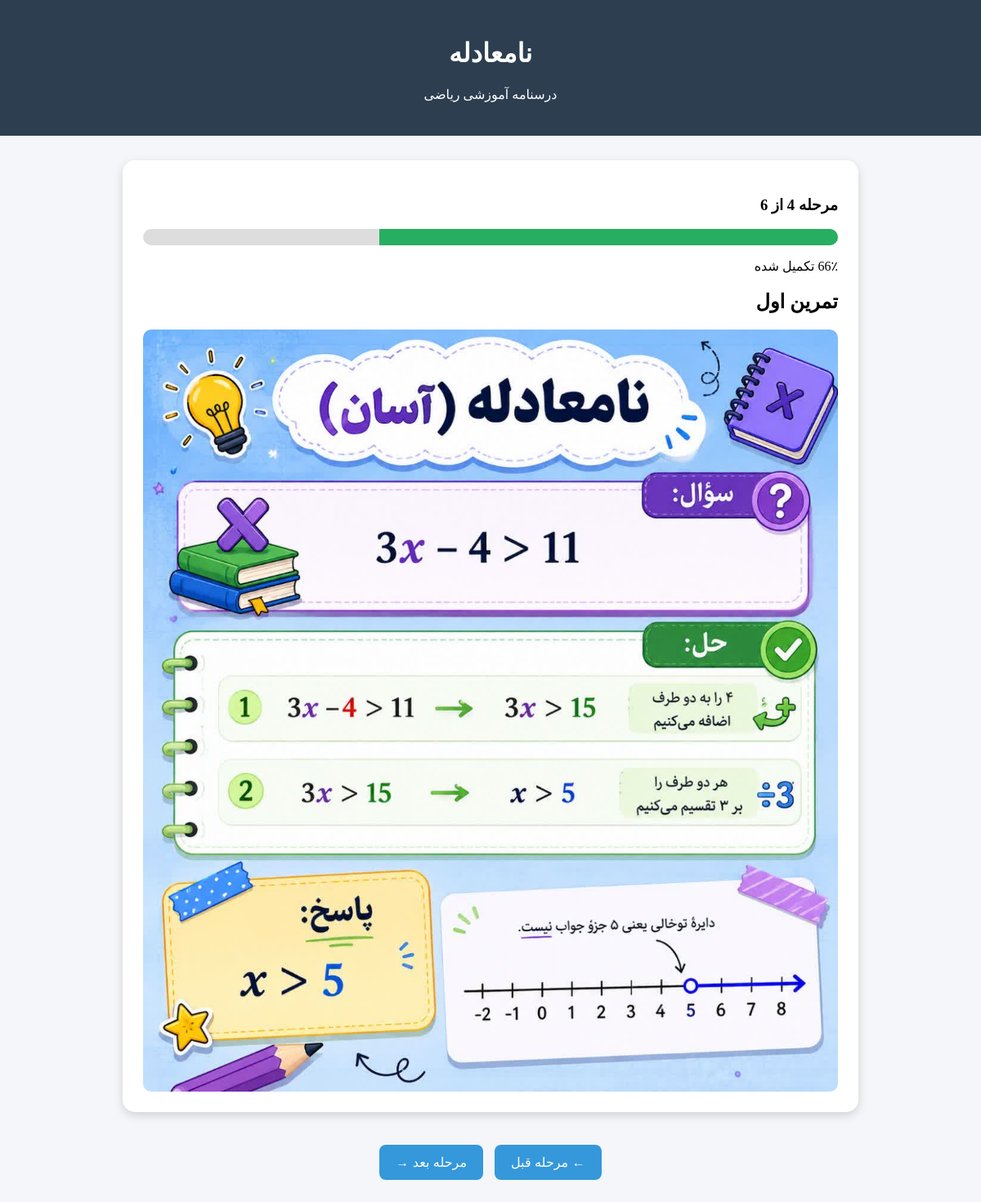
/lessons/3/4/, run on the app's committed database.
### lessons/models.py (models this page shows, shortened)
class Topic(models.Model):
    title = models.CharField(max_length=100)

class Step(models.Model):
    STEP_TYPES = (
        ('image', 'تصویر'),
        ('video', 'ویدیو'),
        ('question', 'سؤال'),
        ('finish', 'پایان'),
    )
    topic = models.ForeignKey(
        Topic,
        on_delete=models.CASCADE,
        related_name='steps'
    )
    title = models.CharField(max_length=200, blank=True)
    step_type = models.CharField(max_length=10, choices=STEP_TYPES)
    order = models.PositiveIntegerField()
    image = models.ImageField(upload_to='lesson_images/', blank=True, null=True)
    video = models.FileField(upload_to='lesson_videos/', blank=True, null=True)
    question = models.TextField(blank=True)
    analysis = models.TextField(blank=True)

### lessons/views.py (the view)
# urls.py: path('<int:topic_id>/<int:step_order>/', views.step_view, name='step_view'),
def step_view(request, topic_id, step_order):
    topic = get_object_or_404(Topic, id=topic_id)
    step = get_object_or_404(
        Step,
        topic=topic,
        order=step_order
    )
    total_steps = Step.objects.filter(topic=topic).count()
    progress = int((step_order / total_steps) * 100)
    next_step = Step.objects.filter(
        topic=topic,
        order=step_order + 1
    ).first()
    previous_step = Step.objects.filter(
        topic=topic,
        order=step_order - 1
    ).first()
    return render(request, 'lessons/step.html', {
        'topic': topic,
        'step': step,
        'next_step': next_step,
        'previous_step': previous_step,
        'total_steps': total_steps,
        'progress': progress,
    })

### templates/lessons/step.html (shortened to what this page needs)
<!DOCTYPE html>
<html lang="fa" dir="rtl">
<head>
</head>
<body>
<div class="header">
    <h1>{{ topic.title }}</h1>
    <p>درسنامه آموزشی ریاضی</p>
</div>
<div class="container">
    <div class="card">
        <h3>
            مرحله {{ step.order }} از {{ total_steps }}
        </h3>
        <div class="progress-bar">
            <div class="progress-fill" style="width: {{ progress }}%;"></div>
        </div>
        <p>{{ progress }}٪ تکمیل شده</p>
        {% if step.title %}
            <h2>{{ step.title }}</h2>
        {% endif %}
        {% if step.step_type == 'image' %}
            <img src="{{ step.image.url }}" alt="تصویر آموزشی">
        {% elif step.step_type == 'video' %}
            <video controls>
                <source src="{{ step.video.url }}">
            </video>
        {% endif %}
    </div>
    <div class="navigation">
        {% if previous_step %}
        <a href="{% url 'step_view' topic.id previous_step.order %}">
            <button class="btn">
                ← مرحله قبل
            </button>
        </a>
        {% endif %}
        {% if next_step %}
        <a href="{% url 'step_view' topic.id next_step.order %}">
            <button class="btn">
                مرحله بعد →
            </button>
        </a>
        {% endif %}
    </div>
</div>
</body>
</html>

### templates/lessons/step.html (style rules this page uses)
body { font-family:tahoma; background:#f4f6f9; margin:0; padding:0; }
.header { background:#2c3e50; color:white; text-align:center; padding:25px; }
.container { width:90%; max-width:900px; margin:30px auto; }
.card { background:white; border-radius:15px; padding:25px; box-shadow:0 4px 12px rgba(0,0,0,0.15); }
.progress-bar { width:100%; height:20px; background:#ddd; border-radius:20px; overflow:hidden; margin:15px 0; }
.progress-fill { height:100%; background:#27ae60; transition:0.5s; }
img { max-width:100%; border-radius:10px; display:block; margin:auto; }
.btn { background:#3498db; color:white; border:none; padding:12px 20px; border-radius:8px; cursor:pointer; font-size:16px; margin-top:15px; }
.navigation { text-align:center; margin-top:25px; }
.navigation a { text-decoration:none; margin:0 5px; }

### data on the page
Topic: title "نامعادله"
Step: title "تمرین اول", image (picture)

### other printed values
{{ total_steps }} "6"
{{ progress }} "66"
